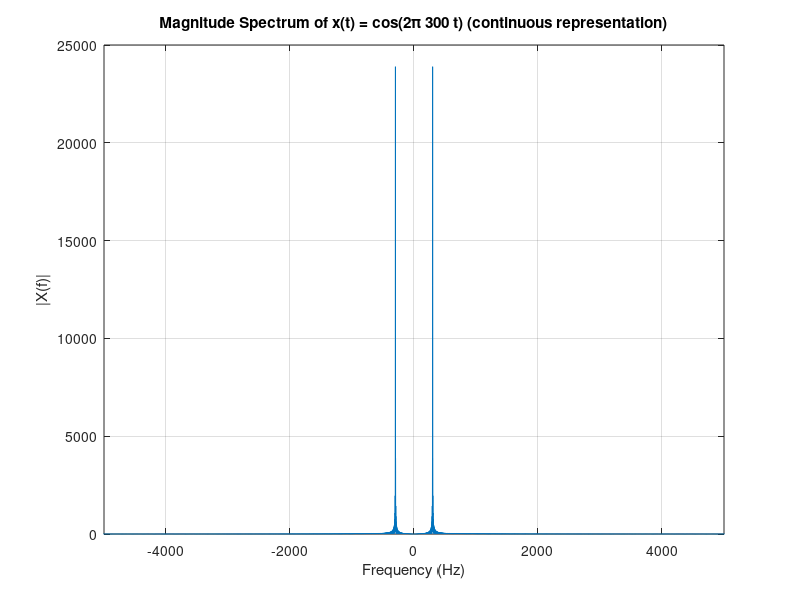
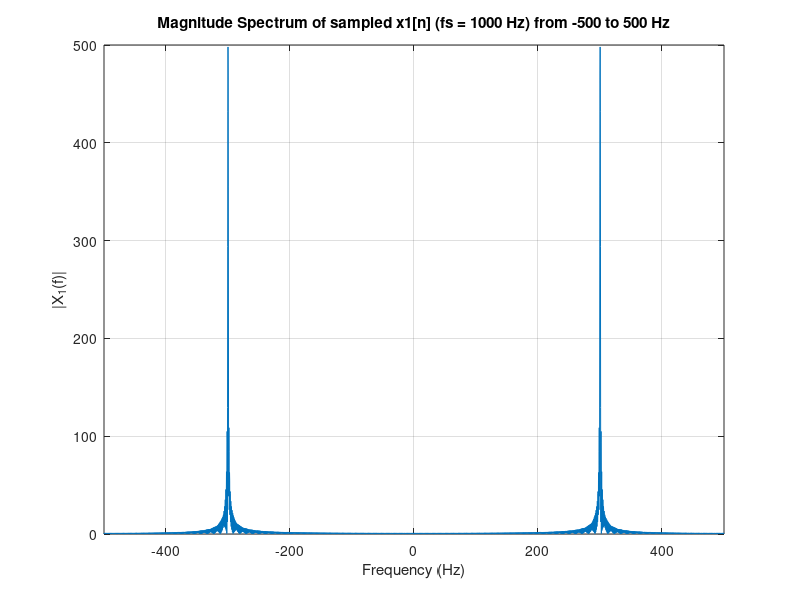
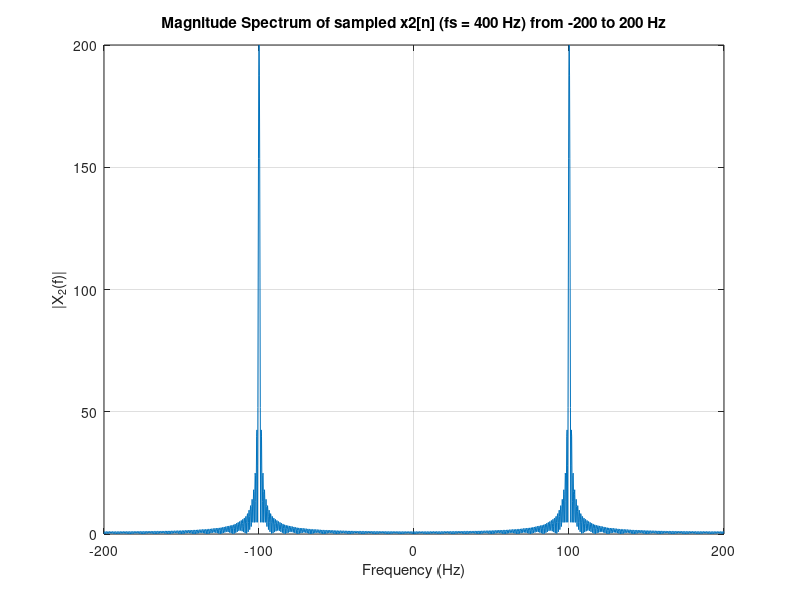

Write MATLAB code to recreate these figures, in order. (Note: this script raises an error after producing the figures.)
%% Q4: Sampling Theorem, Aliasing, and DTMF Decoding
clear; close all; clc;
%% (a) Create continuous-time like signal x(t)
frame_dur = 0.08;           
T = 1;                 
fs_high = 50000;       
t = 0:1/fs_high:(T-1/fs_high);
f0 = 300;               
x = cos(2*pi*f0*t);
N = length(x);
Nfft = 2^nextpow2(N);
X = fftshift(fft(x, Nfft));
f_axis = linspace(-fs_high/2, fs_high/2, Nfft);
figure;
plot(f_axis, abs(X));
xlim([-5000 5000]);
xlabel('Frequency (Hz)');
ylabel('|X(f)|');
title('Magnitude Spectrum of x(t) = cos(2\pi 300 t) (continuous representation)');
grid on;
%% (b) Case 1: Good sampling fs = 1000 Hz (fs > 2*f0)
fs1 = 1000;
sample_factor1 = round(fs_high / fs1); 
x1 = x(1:sample_factor1:end);           
n1 = 0:length(x1)-1;
t1 = n1 / fs1;
N1 = length(x1);
Nfft1 = 2^nextpow2(4*N1);               
X1 = fftshift(fft(x1, Nfft1));
f1_axis = linspace(-fs1/2, fs1/2, Nfft1);
figure;
plot(f1_axis, abs(X1));
xlim([-fs1/2 fs1/2]);
xlabel('Frequency (Hz)');
ylabel('|X_1(f)|');
title(sprintf('Magnitude Spectrum of sampled x1[n] (fs = %d Hz) from %d to %d Hz', fs1, -fs1/2, fs1/2));
grid on;
[~, idx_max1] = max(abs(X1));
peak_freq1 = f1_axis(idx_max1);
fprintf('Good sampling: strongest peak at %0.2f Hz (expected near +/-300 Hz if in band).\n', peak_freq1);
%% (d) Case 2: Bad sampling fs = 400 Hz (aliasing expected)
fs2 = 400;
sample_factor2 = round(fs_high / fs2);  
x2 = x(1:sample_factor2:end);
n2 = 0:length(x2)-1;
t2 = n2 / fs2;
% (e) Spectrum of bad sampling
N2 = length(x2);
Nfft2 = 2^nextpow2(4*N2);
X2 = fftshift(fft(x2, Nfft2));
f2_axis = linspace(-fs2/2, fs2/2, Nfft2);
figure;
plot(f2_axis, abs(X2));
xlim([-fs2/2 fs2/2]);
xlabel('Frequency (Hz)');
ylabel('|X_2(f)|');
title(sprintf('Magnitude Spectrum of sampled x2[n] (fs = %d Hz) from %d to %d Hz', fs2, -fs2/2, fs2/2));
grid on;
% Find strongest peaks
[~, idx_max2] = max(abs(X2));
peak_freq2 = f2_axis(idx_max2);
fprintf('Bad sampling: strongest peak at %0.2f Hz (expected alias at +/-100 Hz).\n', peak_freq2);
%% (f) Analysis: compute alias analytically
f_alias = abs(f0 - fs2); 
fprintf('Analytical aliased frequency: falias = |%d - %d| = %d Hz\n', f0, fs2, f_alias);
fprintf('Does the plotted spectrum show peaks at +/-%d Hz? Inspect the plot and the printed peak above.\n', f_alias);
%% (g)-(h) DTMF Decoding
[dtmf_sig, fs_dtmf] = audioread('dtmf_sequence.wav'); % ensure file present
% If stereo, convert to mono
if size(dtmf_sig,2) > 1
    dtmf_sig = mean(dtmf_sig, 2);
end
figure;
plot((0:length(dtmf_sig)-1)/fs_dtmf, dtmf_sig);
xlabel('Time (s)');
ylabel('Amplitude');
title('DTMF signal waveform');
xlim([0 (length(dtmf_sig)-1)/fs_dtmf]);
grid on;
% (h) Spectrogram
win_len = 0.03 * fs_dtmf;    
win = hamming(round(win_len));
noverlap = round(0.02 * fs_dtmf); 
nfft = 4096;
figure;
[S,F,T,P] = spectrogram(dtmf_sig, win, noverlap, nfft, fs_dtmf, 'yaxis'); 
imagesc(T, F, 20*log10(abs(S))); axis xy;
xlabel('Time (s)');
ylabel('Frequency (Hz)');
title('Spectrogram of DTMF signal (dB)');
ylim([500 1600]);             
colorbar;
% The spectrogram shows bright horizontal lines near the DTMF frequencies for each tone.
%% Automated decoding procedure:
row_freqs = [697, 770, 852, 941];         
col_freqs = [1209, 1336, 1477];           
keys = {'1','2','3'; '4','5','6'; '7','8','9'; '*','0','#'};
frame_len = round(frame_dur * fs_dtmf);
hop = round(frame_len/2);
siglen = length(dtmf_sig);
decoded_seq = '';
i = 1;
min_energy_threshold = 0.001; 
while (i + frame_len - 1) <= siglen
    frame = dtmf_sig(i:(i+frame_len-1)) .* hamming(frame_len);
    if sum(frame.^2) < min_energy_threshold
        i = i + hop;
        continue;
    end
    
    Nf = 2^nextpow2(4*frame_len);
    Fframe = fft(frame, Nf);
    mag = abs(Fframe(1:Nf/2+1));
    f_ax = linspace(0, fs_dtmf/2, length(mag));
    
    band_idx = find(f_ax >= 650 & f_ax <= 1550);
    [peaks_sorted, idx_sorted] = sort(mag(band_idx), 'descend');
    
    if isempty(peaks_sorted)
        i = i + hop;
        continue;
    end
    
    peak1_idx = band_idx(idx_sorted(1));
    found = false;
    for k = 2:min(8,length(idx_sorted))
        cand_idx = band_idx(idx_sorted(k));
        if abs(f_ax(cand_idx) - f_ax(peak1_idx)) > 70
            peak2_idx = cand_idx;
            found = true;
            break;
        end
    end
    if ~found
        i = i + hop;
        continue;
    end
    
    f_peak1 = f_ax(peak1_idx);
    f_peak2 = f_ax(peak2_idx);
    % sort so low freq first
    fpair = sort([f_peak1, f_peak2]);
    
    if abs(fpair(1) - row_freqs(1)) < 200 
        lowf = fpair(1);
        highf = fpair(2);
    else
        d1_row = min(abs(fpair(1)-row_freqs));
        d1_col = min(abs(fpair(1)-col_freqs));
        d2_row = min(abs(fpair(2)-row_freqs));
        d2_col = min(abs(fpair(2)-col_freqs));
        if d1_row < d1_col
            lowf = fpair(1); highf = fpair(2);
        else
            lowf = fpair(2); highf = fpair(1);
        end
    end
    
    [~, ridx] = min(abs(row_freqs - lowf));
    [~, cidx] = min(abs(col_freqs - highf));
    
    detected_key = keys{ridx, cidx};
    
    if isempty(decoded_seq) || decoded_seq(end) ~= detected_key
        decoded_seq(end+1) = detected_key; 
    end
    
    i = i + round(0.08 * fs_dtmf); 
end
fprintf('Decoded DTMF sequence (automated): %s\n', decoded_seq);
%% Display instruction for manual verification:
fprintf('\nManual verification:\n');
fprintf(' - Inspect the spectrogram (y-axis frequencies) and for each vertical block read the two bright lines (one ~700-950 Hz, one ~1200-1500 Hz)\n');
fprintf(' - Use the keypad table to map the pair to a digit (table used in code).\n');
